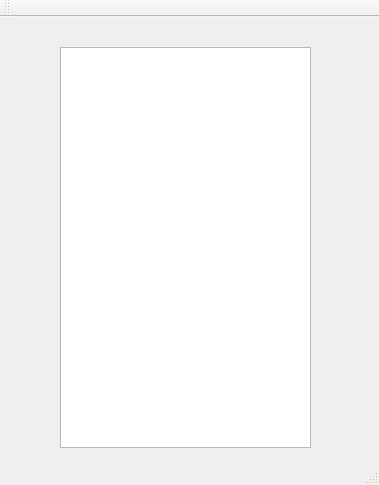
<?xml version="1.0" encoding="UTF-8"?>
<ui version="4.0">
 <class>MainWindow</class>
 <widget class="QMainWindow" name="MainWindow">
  <property name="geometry">
   <rect>
    <x>0</x>
    <y>0</y>
    <width>379</width>
    <height>485</height>
   </rect>
  </property>
  <property name="windowTitle">
   <string>MainWindow</string>
  </property>
  <widget class="QWidget" name="centralWidget">
   <widget class="QTableView" name="tableView">
    <property name="geometry">
     <rect>
      <x>60</x>
      <y>30</y>
      <width>251</width>
      <height>401</height>
     </rect>
    </property>
   </widget>
  </widget>
  <widget class="QMenuBar" name="menuBar">
   <property name="geometry">
    <rect>
     <x>0</x>
     <y>0</y>
     <width>379</width>
     <height>21</height>
    </rect>
   </property>
  </widget>
  <widget class="QToolBar" name="mainToolBar">
   <attribute name="toolBarArea">
    <enum>TopToolBarArea</enum>
   </attribute>
   <attribute name="toolBarBreak">
    <bool>false</bool>
   </attribute>
  </widget>
  <widget class="QStatusBar" name="statusBar"/>
 </widget>
 <layoutdefault spacing="6" margin="11"/>
 <resources/>
 <connections/>
</ui>
